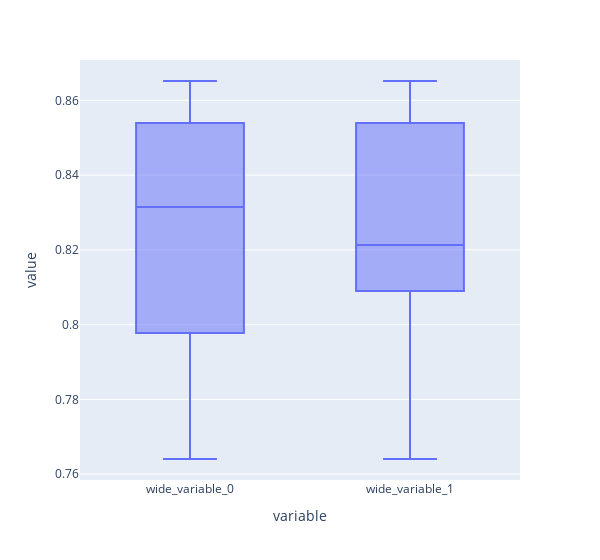

Notebook cell for this chart:
### Code cell
px.box(y=[svc_score, svc_score_age])

### Figure 1 — Plotly figure (JSON) as saved in the notebook; plotly's stock layout.template omitted (floating-point values rounded to 4 significant figures)
{"data": [{"alignmentgroup": "True", "hovertemplate": "variable=%{x}<br>value=%{y}<extra></extra>", "legendgroup": "", "marker": {"color": "#636efa"}, "name": "", "notched": false, "offsetgroup": "", "orientation": "v", "showlegend": false, "type": "box", "x": ["wide_variable_0", "wide_variable_0", "wide_variable_0", "wide_variable_0", "wide_variable_0", "wide_variable_0", "wide_variable_0", "wide_variable_0", "wide_variable_0", "wide_variable_0", "wide_variable_1", "wide_variable_1", "wide_variable_1", "wide_variable_1", "wide_variable_1", "wide_variable_1", "wide_variable_1", "wide_variable_1", "wide_variable_1", "wide_variable_1"], "x0": " ", "xaxis": "x", "y": [0.8, 0.8427, 0.764, 0.8652, 0.8315, 0.7978, 0.8315, 0.7978, 0.8652, 0.8539, 0.8111, 0.8539, 0.764, 0.8539, 0.8315, 0.809, 0.809, 0.7753, 0.8652, 0.8427], "y0": " ", "yaxis": "y"}], "layout": {"boxmode": "group", "legend": {"tracegroupgap": 0}, "margin": {"t": 60}, "width": 600, "xaxis": {"anchor": "y", "domain": [0, 1], "title": {"text": "variable"}}, "yaxis": {"anchor": "x", "domain": [0, 1], "title": {"text": "value"}}}}
